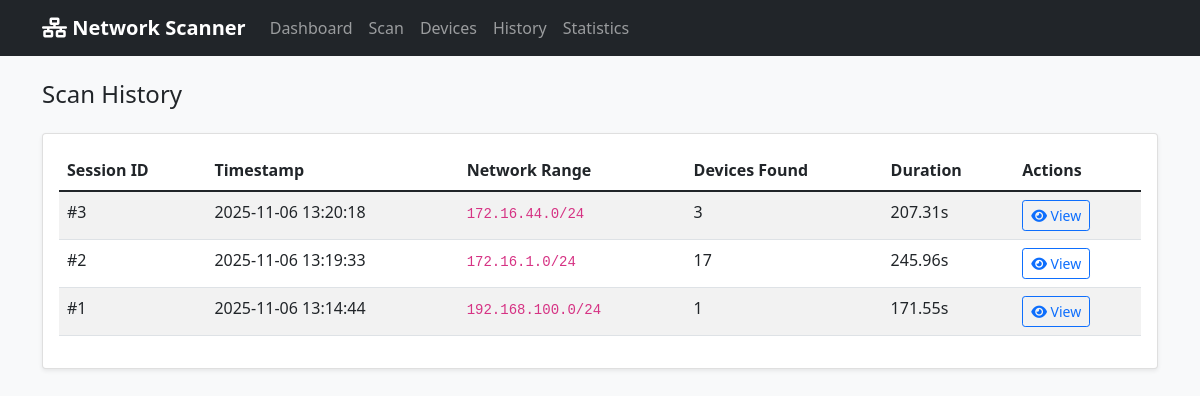
The app's page /history with its own data.
### tables this page shows
CREATE TABLE scan_sessions (
                    id INTEGER PRIMARY KEY AUTOINCREMENT,
                    timestamp DATETIME DEFAULT CURRENT_TIMESTAMP,
                    network_range TEXT,
                    total_devices INTEGER,
                    duration_seconds REAL
                );

### app.py (the view)
@app.route('/history')
def scan_history():
    scan_sessions = db.get_scan_sessions(limit=20)
    return render_template('history.html', scan_sessions=scan_sessions)

### app.py (called while the page is built)
@app.template_filter('datetime')
def format_datetime(value):
    if isinstance(value, str):
        return value
    return value.strftime('%Y-%m-%d %H:%M:%S')

### db_manager.py (called while the page is built)
    @contextmanager
    def get_connection(self):
        conn = sqlite3.connect(self.db_path)
        conn.row_factory = sqlite3.Row
        try:
            yield conn
        finally:
            conn.close()

    def get_scan_sessions(self, limit=10):
        with self.get_connection() as conn:
            cursor = conn.execute('''
                SELECT * FROM scan_sessions
                ORDER BY timestamp DESC
                LIMIT ?
            ''', (limit,))
            return [dict(row) for row in cursor.fetchall()]

### templates/history.html (shortened to what this page needs)
{% extends "base.html" %}
{% block content %}
<h4 class="mb-4">Scan History</h4>
<div class="card">
    <div class="card-body">
        {% if scan_sessions %}
        <div class="table-responsive">
            <table class="table table-striped">
                <thead>
                    <tr>
                        <th>Session ID</th>
                        <th>Timestamp</th>
                        <th>Network Range</th>
                        <th>Devices Found</th>
                        <th>Duration</th>
                        <th>Actions</th>
                    </tr>
                </thead>
                <tbody>
                    {% for session in scan_sessions %}
                    <tr>
                        <td>#{{ session.id }}</td>
                        <td>{{ session.timestamp|datetime }}</td>
                        <td><code>{{ session.network_range }}</code></td>
                        <td>{{ session.total_devices }}</td>
                        <td>{{ "%.2f"|format(session.duration_seconds) }}s</td>
                        <td>
                            <a href="{{ url_for('scan_results', session_id=session.id) }}"
                               class="btn btn-sm btn-outline-primary">
                                <i class="fas fa-eye"></i> View
                            </a>
                        </td>
                    </tr>
                    {% endfor %}
                </tbody>
            </table>
        </div>
        {% endif %}
    </div>
</div>
{% endblock %}

### templates/base.html (style rules this page uses)
body { background-color: #f8f9fa; }
.card { box-shadow: 0 0.125rem 0.25rem rgba(0, 0, 0, 0.075); border: 1px solid rgba(0, 0, 0, 0.125); }
.table th { border-top: none; font-weight: 600; }

### records on screen
scan_sessions: id "3", timestamp "2025-11-06 13:20:18", network_range "172.16.44.0/24", total_devices "3", duration_seconds "207.31"
scan_sessions: id "2", timestamp "2025-11-06 13:19:33", network_range "172.16.1.0/24", total_devices "17", duration_seconds "245.96"
scan_sessions: id "1", timestamp "2025-11-06 13:14:44", network_range "192.168.100.0/24", total_devices "1", duration_seconds "171.55"
